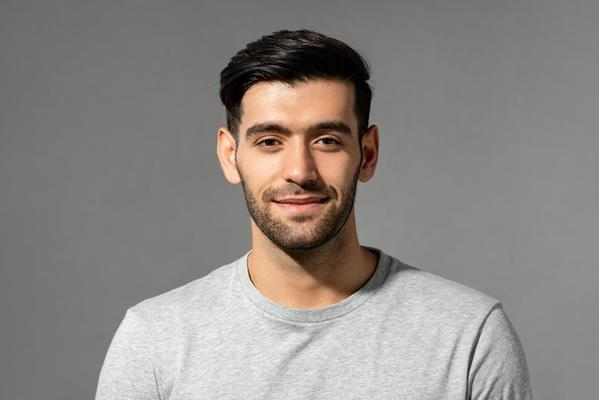
#> input picture HybridImageGenerator/Images/Man.jpg, 599 x 400 px
$ jupyter execute Hybrid_images.ipynb
#> lines starting #> are read from the running program, lines starting #| are printed output that depends on the picture
Method 01 : Adaptive Skin Detection Using Statistical Color Analysis in YCrCb Space

[cell 1]
import cv2
import numpy as np
import matplotlib.pyplot as plt

def create_hybrid_image_color(low_img, high_img, low_sigma, high_sigma):
    # Convert images to float32 for precise calculations
    low_img = low_img.astype(np.float32)
    high_img = high_img.astype(np.float32)

    # Split images into color channels (BGR format in OpenCV)
    low_b, low_g, low_r = cv2.split(low_img)
    high_b, high_g, high_r = cv2.split(high_img)

    # Function to apply low-pass and high-pass filters
    def process_channel(low_channel, high_channel):
        low_frequencies = cv2.GaussianBlur(low_channel, (0, 0), low_sigma)
        low_for_high = cv2.GaussianBlur(high_channel, (0, 0), high_sigma)
        high_frequencies = high_channel - low_for_high
        hybrid = low_frequencies + high_frequencies
        return np.clip(low_frequencies, 0, 255), np.clip(high_frequencies + 128, 0, 255), np.clip(hybrid, 0, 255)

    # Process each color channel separately
    low_b, high_b, hybrid_b = process_channel(low_b, high_b)
    low_g, high_g, hybrid_g = process_channel(low_g, high_g)
    low_r, high_r, hybrid_r = process_channel(low_r, high_r)

    # Merge channels back into BGR format
    low_frequencies = cv2.merge([low_b, low_g, low_r]).astype(np.uint8)
    high_frequencies = cv2.merge([high_b, high_g, high_r]).astype(np.uint8)
    hybrid_image = cv2.merge([hybrid_b, hybrid_g, hybrid_r]).astype(np.uint8)

    return low_frequencies, high_frequencies, hybrid_image

# Load images in COLOR
low_img = cv2.imread("Images/Man.jpg" , cv2.IMREAD_COLOR)  # Low-frequency image
#> low_img is the input picture: shape (400, 599, 3); mean B, G, R 132.5, 136.3, 141.1
high_img = cv2.imread("Images/Women.jpg" , cv2.IMREAD_COLOR)  # High-frequency image
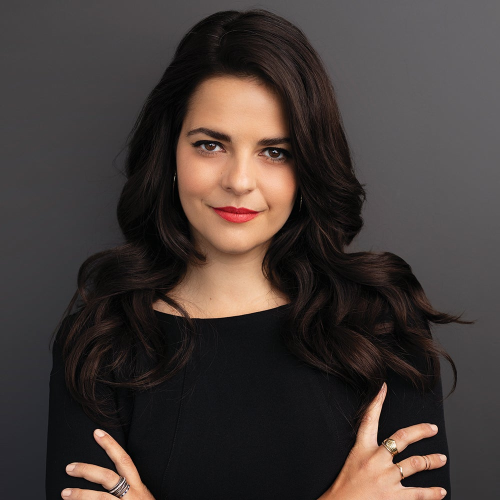
#> input picture HybridImageGenerator/Images/Women.jpg, 1000 x 1000 px (shown at 1/2 size)
#> high_img is the input picture: shape (1000, 1000, 3); mean B, G, R 55.2, 58.3, 67.2

# Ensure both images have the same dimensions
if low_img.shape != high_img.shape:
    high_img = cv2.resize(high_img, (low_img.shape[1], low_img.shape[0]))
#> high_img: shape (400, 599, 3)

# Set sigma values for Gaussian filters
low_sigma = 5    # Blur intensity for low frequencies
high_sigma = 15   # Cutoff for high frequencies

# Create hybrid image
low_frequencies, high_frequencies, hybrid_image = create_hybrid_image_color(low_img, high_img, low_sigma, high_sigma)
#> in process_channel (call 3), `low_for_high = cv2.GaussianBlur(high_channel, (0, 0), high_sigma)`:
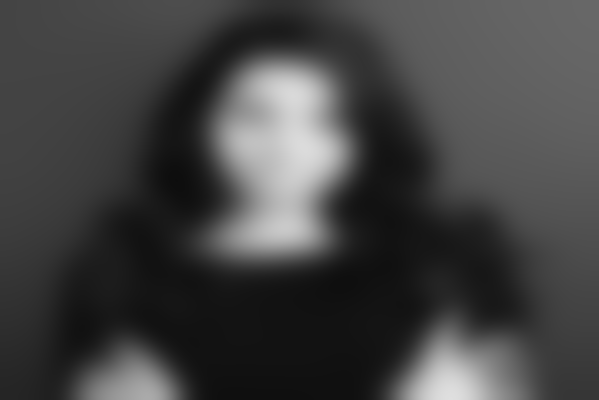
#> low_for_high: shape (400, 599) float32; min 13.97, max 223.2, mean 67.1
#> in process_channel (call 3), `hybrid = low_frequencies + high_frequencies`:
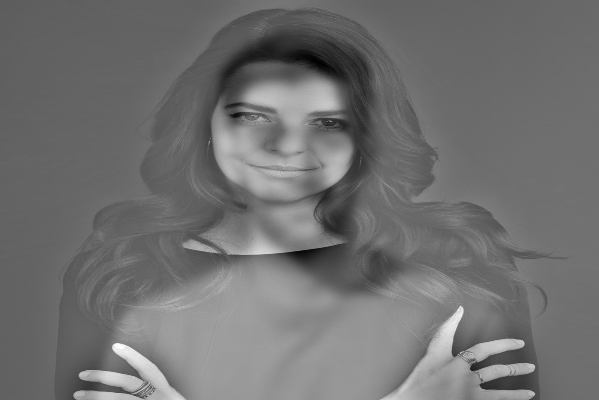
#> hybrid: shape (400, 599) float32; min -69.86, max 406.6, mean 141.1; drawn with min black and max white
#> in create_hybrid_image_color, `high_frequencies = cv2.merge([high_b, high_g, high_r]).astype(np.uint8)`:
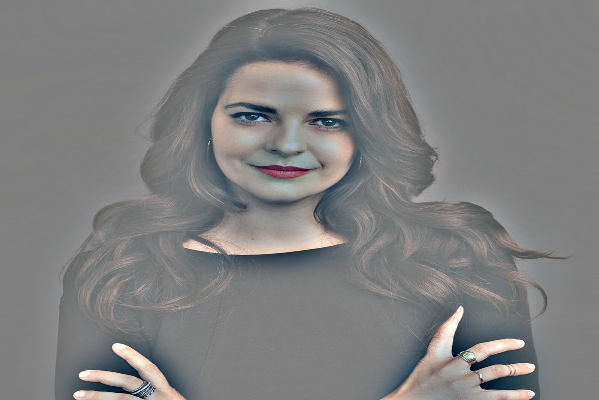
#> high_frequencies: shape (400, 599, 3); mean B, G, R 127.5, 127.5, 127.5

# Convert images to RGB for displaying in Matplotlib (since OpenCV uses BGR)
low_frequencies_rgb = cv2.cvtColor(low_frequencies, cv2.COLOR_BGR2RGB)
high_frequencies_rgb = cv2.cvtColor(high_frequencies, cv2.COLOR_BGR2RGB)
hybrid_image_rgb = cv2.cvtColor(hybrid_image, cv2.COLOR_BGR2RGB)

# Display images
plt.figure(figsize=(12, 4))

plt.subplot(1, 3, 1)
plt.imshow(low_frequencies_rgb)
plt.title('Low Frequencies (Color)')
plt.axis('off')

plt.subplot(1, 3, 2)
plt.imshow(high_frequencies_rgb)
plt.title('High Frequencies (Color)')
plt.axis('off')

plt.subplot(1, 3, 3)
plt.imshow(hybrid_image_rgb)
plt.title('Hybrid Image (Color)')
plt.axis('off')

plt.tight_layout()
plt.show()

Method 02 : Hybrid Image Generation Using Multi-Frequency Blending in Color Images

[cell 2]
import cv2
import numpy as np
import matplotlib.pyplot as plt

def create_hybrid_image_color(low_img, high_img, low_sigma, high_sigma):
    # Convert images to float32 for precise calculations
    low_img = low_img.astype(np.float32)
    high_img = high_img.astype(np.float32)

    # Split images into color channels (BGR format in OpenCV)
    low_b, low_g, low_r = cv2.split(low_img)
    high_b, high_g, high_r = cv2.split(high_img)

    # Function to apply low-pass and high-pass filters
    def process_channel(low_channel, high_channel, low_sigma, high_sigma):
        # Apply Gaussian blur for low-pass filter
        low_frequencies = cv2.GaussianBlur(low_channel, (0, 0), low_sigma)
        # Apply Gaussian blur for high-pass filter
        low_for_high = cv2.GaussianBlur(high_channel, (0, 0), high_sigma)
        high_frequencies = high_channel - low_for_high
        hybrid = low_frequencies + high_frequencies
        return np.clip(low_frequencies, 0, 255), np.clip(high_frequencies + 128, 0, 255), np.clip(hybrid, 0, 255)

    # Process each color channel separately
    low_b, high_b, hybrid_b = process_channel(low_b, high_b, low_sigma, high_sigma)
    low_g, high_g, hybrid_g = process_channel(low_g, high_g, low_sigma, high_sigma)
    low_r, high_r, hybrid_r = process_channel(low_r, high_r, low_sigma, high_sigma)

    # Merge channels back into BGR format
    low_frequencies = cv2.merge([low_b, low_g, low_r]).astype(np.uint8)
    high_frequencies = cv2.merge([high_b, high_g, high_r]).astype(np.uint8)
    hybrid_image = cv2.merge([hybrid_b, hybrid_g, hybrid_r]).astype(np.uint8)

    return low_frequencies, high_frequencies, hybrid_image

# Load images in COLOR
low_img = cv2.imread("Images/Man.jpg", cv2.IMREAD_COLOR)  # Low-frequency image
high_img = cv2.imread("Images/Women.jpg", cv2.IMREAD_COLOR)  # High-frequency image

# Ensure both images have the same dimensions
if low_img.shape != high_img.shape:
    high_img = cv2.resize(high_img, (low_img.shape[1], low_img.shape[0]))

# Set sigma values for Gaussian filters
low_sigma = 5    # Blur intensity for low frequencies
high_sigma = 15  # Cutoff for high frequencies

# Create hybrid image
low_frequencies, high_frequencies, hybrid_image = create_hybrid_image_color(low_img, high_img, low_sigma, high_sigma)

# Convert images to RGB for displaying in Matplotlib (since OpenCV uses BGR)
low_frequencies_rgb = cv2.cvtColor(low_frequencies, cv2.COLOR_BGR2RGB)
high_frequencies_rgb = cv2.cvtColor(high_frequencies, cv2.COLOR_BGR2RGB)
hybrid_image_rgb = cv2.cvtColor(hybrid_image, cv2.COLOR_BGR2RGB)

# Display images
plt.figure(figsize=(12, 4))

# Low frequencies display
plt.subplot(1, 3, 1)
plt.imshow(low_frequencies_rgb)
plt.title('Low Frequencies (Color)')
plt.axis('off')

# High frequencies display
plt.subplot(1, 3, 2)
plt.imshow(high_frequencies_rgb)
plt.title('High Frequencies (Color)')
plt.axis('off')

# Hybrid image display
plt.subplot(1, 3, 3)
plt.imshow(hybrid_image_rgb)
plt.title('Hybrid Image (Color)')
plt.axis('off')

# Ensure good layout and display
plt.tight_layout()
plt.show()

Testing Method 2 with Different Images

[cell 3]
import cv2
import numpy as np
import matplotlib.pyplot as plt

def create_hybrid_image_color(low_img, high_img, low_sigma, high_sigma):
    """Applies low-pass filter to one image and high-pass filter to another, then combines them."""
    # Convert images to float32 for precise calculations
    low_img = low_img.astype(np.float32)
    high_img = high_img.astype(np.float32)

    # Split images into color channels (BGR format in OpenCV)
    low_b, low_g, low_r = cv2.split(low_img)
    high_b, high_g, high_r = cv2.split(high_img)

    # Function to apply low-pass and high-pass filters
    def process_channel(low_channel, high_channel, low_sigma, high_sigma):
        low_frequencies = cv2.GaussianBlur(low_channel, (0, 0), low_sigma)  # Low-pass filter
        low_for_high = cv2.GaussianBlur(high_channel, (0, 0), high_sigma)  # Prepare for high-pass filter
        high_frequencies = high_channel - low_for_high  # High-pass filter
        hybrid = low_frequencies + high_frequencies  # Combine
        return np.clip(low_frequencies, 0, 255), np.clip(high_frequencies + 128, 0, 255), np.clip(hybrid, 0, 255)

    # Process each color channel separately
    low_b, high_b, hybrid_b = process_channel(low_b, high_b, low_sigma, high_sigma)
    low_g, high_g, hybrid_g = process_channel(low_g, high_g, low_sigma, high_sigma)
    low_r, high_r, hybrid_r = process_channel(low_r, high_r, low_sigma, high_sigma)

    # Merge channels back into BGR format
    low_frequencies = cv2.merge([low_b, low_g, low_r]).astype(np.uint8)
    high_frequencies = cv2.merge([high_b, high_g, high_r]).astype(np.uint8)
    hybrid_image = cv2.merge([hybrid_b, hybrid_g, hybrid_r]).astype(np.uint8)

    return low_frequencies, high_frequencies, hybrid_image

# Load four images (2 low-pass and 2 high-pass)
low_img1 = cv2.imread("Images/Dog.jpg", cv2.IMREAD_COLOR)     # Low-frequency image 1
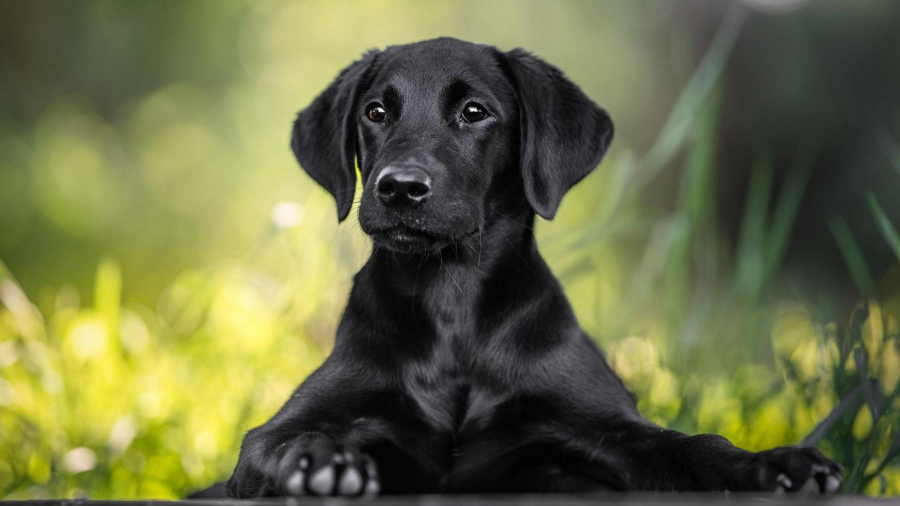
#> input picture HybridImageGenerator/Images/Dog.jpg, 1800 x 1012 px (shown at 1/2 size)
#> low_img1 is the input picture: shape (1012, 1800, 3); mean B, G, R 68.8, 108.4, 105.3
low_img2 = cv2.imread("Images/Cat.jpg", cv2.IMREAD_COLOR)     # Low-frequency image 2
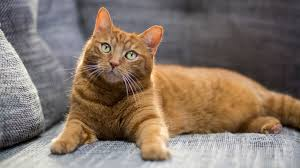
#> input picture HybridImageGenerator/Images/Cat.jpg, 300 x 168 px
#> low_img2 is the input picture: shape (168, 300, 3); mean B, G, R 104.1, 116.1, 132
high_img1 = cv2.imread("Images/Cat.jpg", cv2.IMREAD_COLOR)  # High-frequency image 1
high_img2 = cv2.imread("Images/Dog.jpg", cv2.IMREAD_COLOR)    # High-frequency image 2

# Resize images to match dimensions
height, width = low_img1.shape[:2]
#> height = 1012; width = 1800
low_img2 = cv2.resize(low_img2, (width, height))
#> low_img2: shape (1012, 1800, 3)
high_img1 = cv2.resize(high_img1, (width, height))
high_img2 = cv2.resize(high_img2, (width, height))

# Set sigma values for Gaussian filters
low_sigma = 5    # Blur intensity for low frequencies
high_sigma = 15  # Cutoff for high frequencies

# Create hybrid images
low_frequencies1, high_frequencies1, hybrid_image1 = create_hybrid_image_color(low_img1, high_img1, low_sigma, high_sigma)
#> in create_hybrid_image_color, `low_b, low_g, low_r = cv2.split(low_img)`:
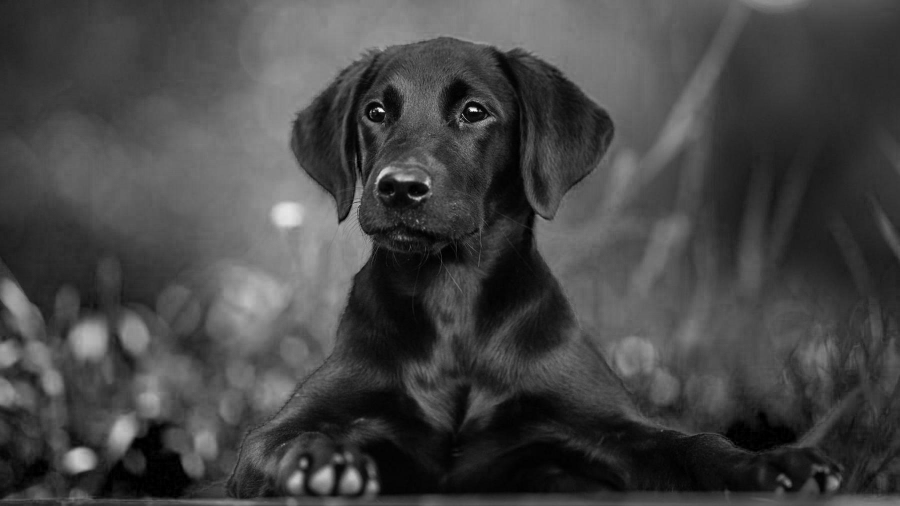
#> low_b: shape (1012, 1800) float32 (shown at 1/2 size); min 0, max 255, mean 68.8
#> in create_hybrid_image_color, `low_b, low_g, low_r = cv2.split(low_img)`:
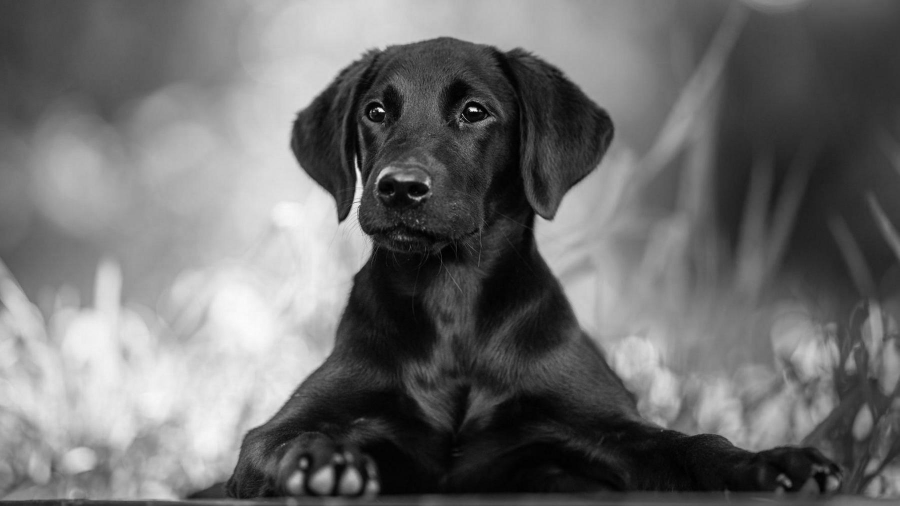
#> low_g: shape (1012, 1800) float32 (shown at 1/2 size); min 0, max 255, mean 108.4
#> in create_hybrid_image_color, `high_b, high_g, high_r = cv2.split(high_img)`:
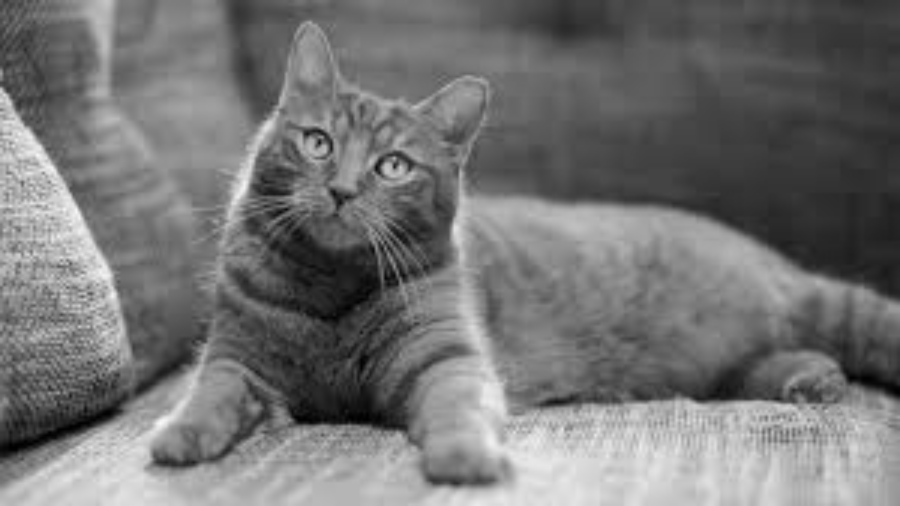
#> high_g: shape (1012, 1800) float32 (shown at 1/2 size); min 0, max 250, mean 116
#> in create_hybrid_image_color, `high_b, high_g, high_r = cv2.split(high_img)`:
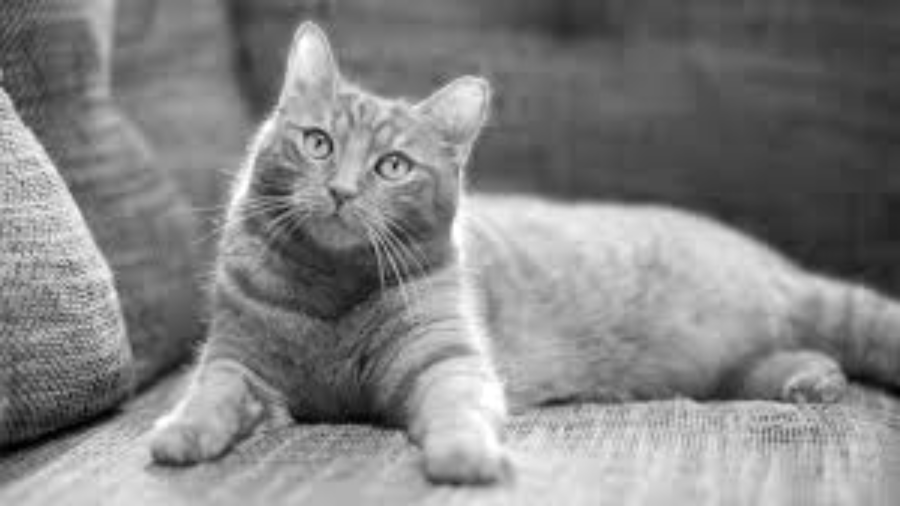
#> high_r: shape (1012, 1800) float32 (shown at 1/2 size); min 0, max 255, mean 131.9
low_frequencies2, high_frequencies2, hybrid_image2 = create_hybrid_image_color(low_img2, high_img2, low_sigma, high_sigma)

# Convert images to RGB for displaying in Matplotlib (OpenCV uses BGR)
def convert_to_rgb(img):
    return cv2.cvtColor(img, cv2.COLOR_BGR2RGB)

# Display all images
plt.figure(figsize=(15, 10))

# First row: Low-pass and high-pass images
plt.subplot(2, 3, 1)
plt.imshow(convert_to_rgb(low_img1))
plt.title("Low-Pass 1 (Man)")
plt.axis("off")

plt.subplot(2, 3, 2)
plt.imshow(convert_to_rgb(high_img1))
plt.title("High-Pass 1 (Woman)")
plt.axis("off")

plt.subplot(2, 3, 3)
plt.imshow(convert_to_rgb(hybrid_image1))
plt.title("Hybrid Image 1")
plt.axis("off")

# Second row: Low-pass and high-pass images
plt.subplot(2, 3, 4)
plt.imshow(convert_to_rgb(low_img2))
plt.title("Low-Pass 2 (Dog)")
plt.axis("off")

plt.subplot(2, 3, 5)
plt.imshow(convert_to_rgb(high_img2))
plt.title("High-Pass 2 (Cat)")
plt.axis("off")

plt.subplot(2, 3, 6)
plt.imshow(convert_to_rgb(hybrid_image2))
plt.title("Hybrid Image 2")
plt.axis("off")

plt.tight_layout()
plt.show()
